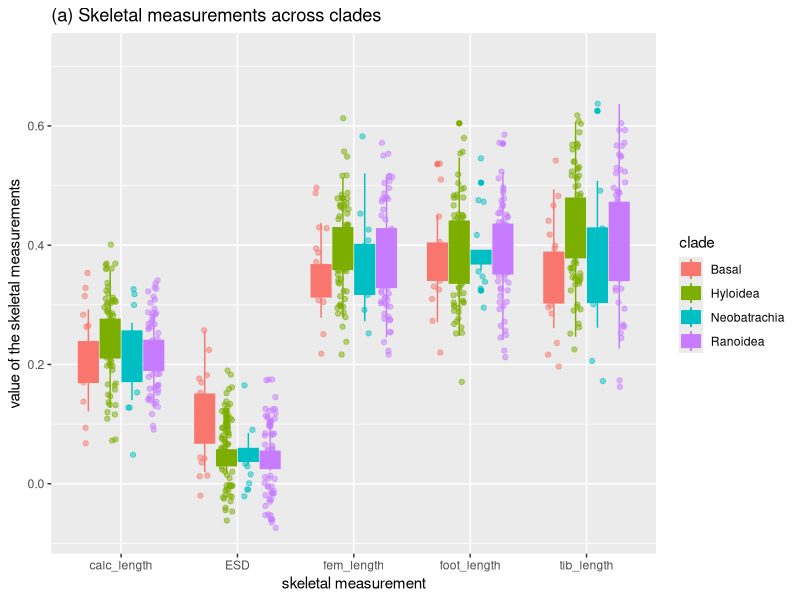
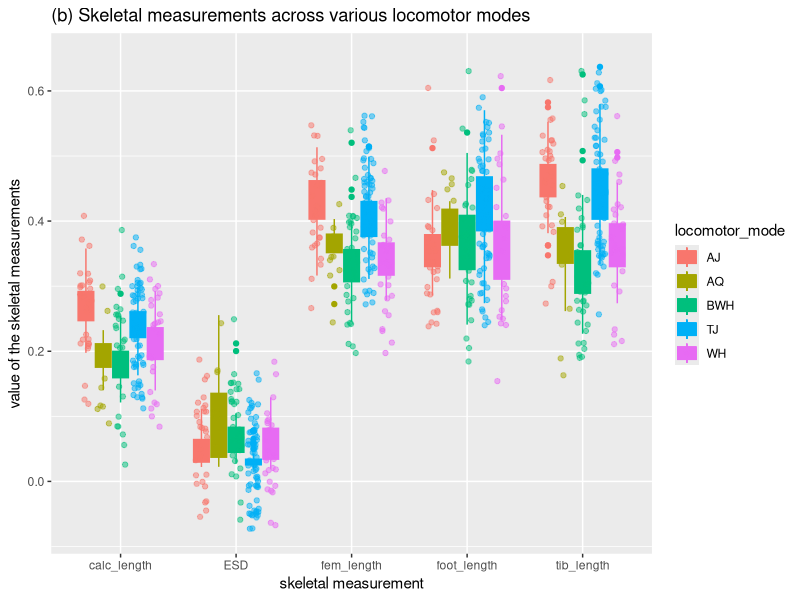
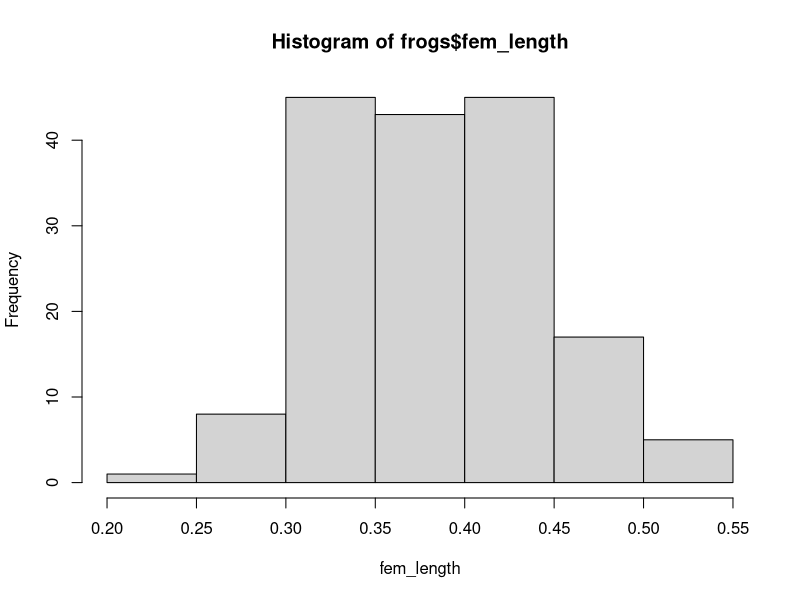
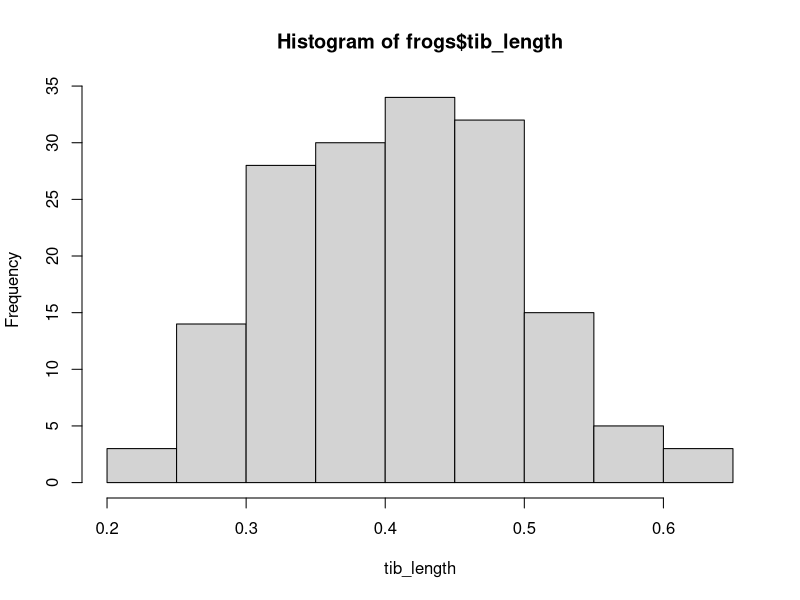
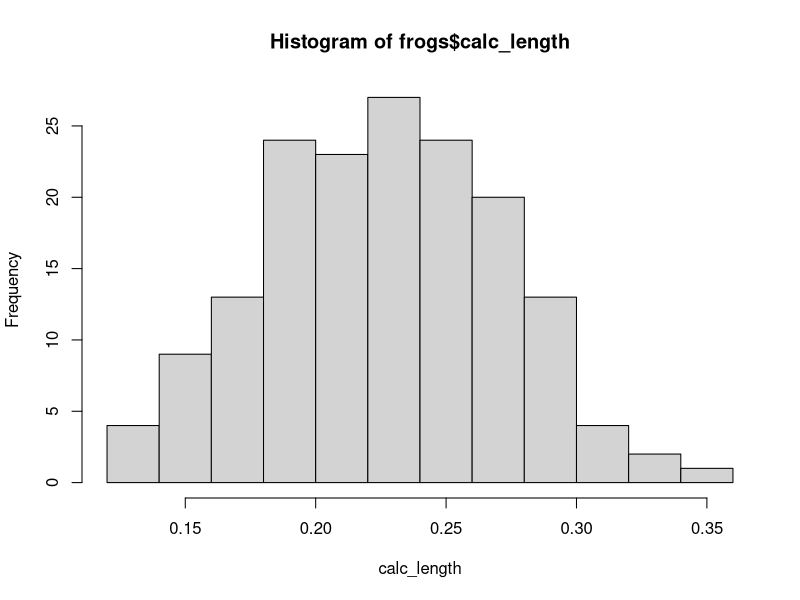
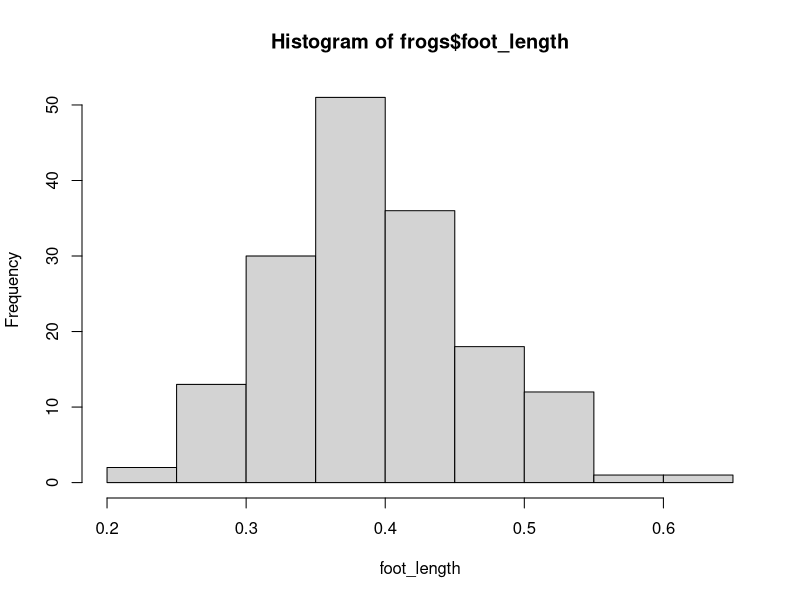
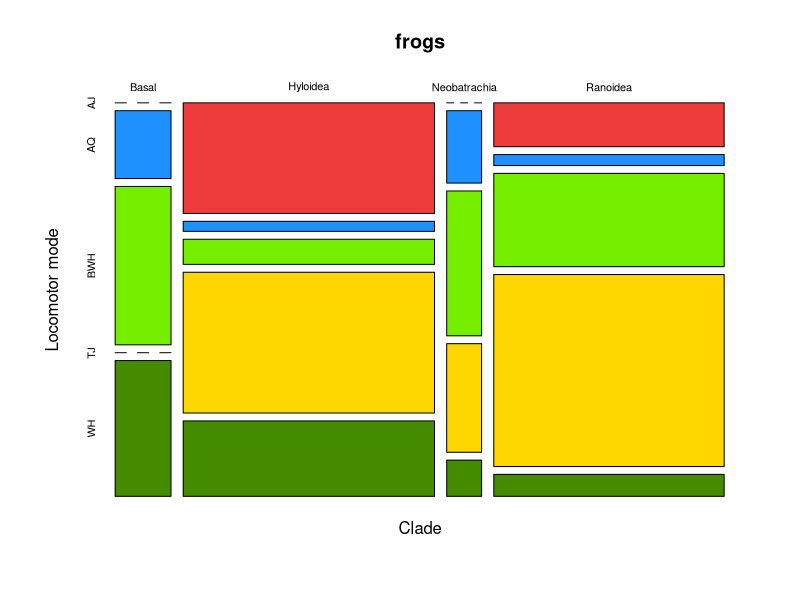
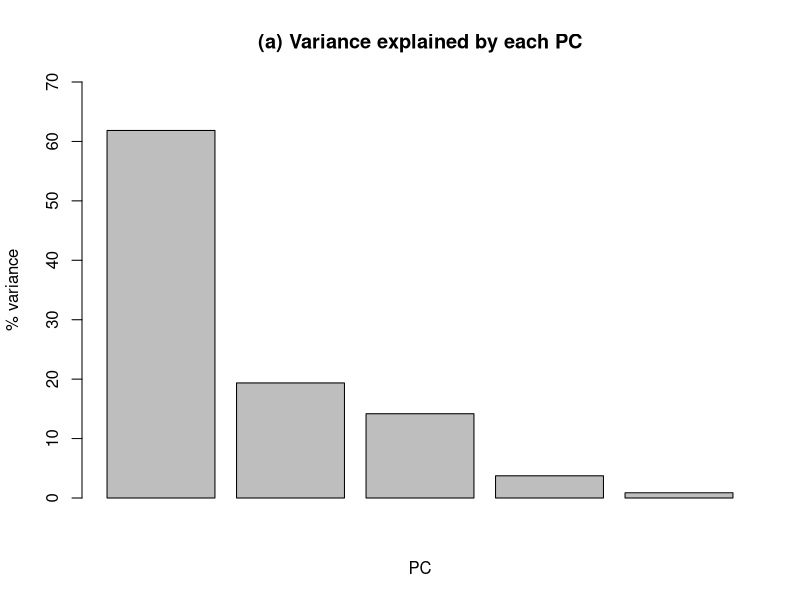

These figures' R source, in order:
## ---- chunk 1
ifanswers <- FALSE
options(tinytex.verbose = TRUE)

## ---- chunk 2
#install.packages("tidyverse")
library(ggplot2)
library(ggfortify) #pca graphs

#install.packages("fields")
library(fields)

#install.packages("kableExtra")
library(kableExtra)
## ---- chunk 3
frogs = read.delim("BIOL0029.HW2.2022.txt")
head(frogs)
## ---- chunk 4
frogs[,5:9] = apply(frogs[,5:9], 2, function(a){return(a/frogs$SVL)})
head(frogs)
## ---- chunk 5

#skeletal measurements across clades
ggplot(data=frogs, aes(fill=clade, color=clade))+
  geom_boxplot(aes(x = "ESD", y = ESD)) +
  geom_point(aes(x = "ESD", y = ESD), alpha = 0.5, position = position_jitterdodge(jitter.width = 0.1, jitter.height = 0.1))+
  geom_boxplot(aes(x="fem_length", y = fem_length))+
  geom_point(aes(x="fem_length", y = fem_length), alpha = 0.5, position = position_jitterdodge(jitter.width = 0.1, jitter.height = 0.1))+
  geom_boxplot(aes(x="tib_length", y = tib_length))+
  geom_point(aes(x="tib_length", y = tib_length), alpha = 0.5, position = position_jitterdodge(jitter.width = 0.1, jitter.height = 0.1))+
  geom_boxplot(aes(x="calc_length", y = calc_length))+
  geom_point(aes(x="calc_length", y = calc_length), alpha = 0.5, position = position_jitterdodge(jitter.width = 0.1, jitter.height = 0.1))+
  geom_boxplot(aes(x="foot_length", y = foot_length))+
  geom_point(aes(x="foot_length", y = foot_length), alpha = 0.5, position = position_jitterdodge(jitter.width = 0.1, jitter.height = 0.1))+
  scale_y_continuous(name= "value of the skeletal measurements")+
  xlab("skeletal measurement")+
  ggtitle("(a) Skeletal measurements across clades")

#skeletal measurements across various locomotor modes
ggplot(data=frogs, aes(fill=locomotor_mode, color=locomotor_mode))+
  geom_boxplot(aes(x = "ESD", y = ESD)) +
  geom_point(aes(x = "ESD", y = ESD), alpha = 0.5, position = position_jitterdodge(jitter.width = 0.1, jitter.height = 0.1))+
  geom_boxplot(aes(x="fem_length", y = fem_length))+
  geom_point(aes(x="fem_length", y = fem_length), alpha = 0.5, position = position_jitterdodge(jitter.width = 0.1, jitter.height = 0.1))+
  geom_boxplot(aes(x="tib_length", y = tib_length))+
  geom_point(aes(x="tib_length", y = tib_length), alpha = 0.5, position = position_jitterdodge(jitter.width = 0.1, jitter.height = 0.1))+
  geom_boxplot(aes(x="calc_length", y = calc_length))+
  geom_point(aes(x="calc_length", y = calc_length), alpha = 0.5, position = position_jitterdodge(jitter.width = 0.1, jitter.height = 0.1))+
  geom_boxplot(aes(x="foot_length", y = foot_length))+
  geom_point(aes(x="foot_length", y = foot_length), alpha = 0.5, position = position_jitterdodge(jitter.width = 0.1, jitter.height = 0.1))+
  scale_y_continuous(name= "value of the skeletal measurements")+
  xlab("skeletal measurement")+
  ggtitle("(b) Skeletal measurements across various locomotor modes")

## ---- chunk 6

shapiro.test(frogs$ESD) #p-value = 5.198e-16 => not normally distributed => better to use glm()
shapiro.test((frogs$ESD[frogs$clade=="Basal"])) #p-value = 0.2924

hist(frogs$fem_length, xlab = "fem_length")
shapiro.test(frogs$fem_length) # p-value = 0.1191

hist(frogs$tib_length, xlab = "tib_length")
shapiro.test(frogs$tib_length) #p-value = 0.4582

hist(frogs$calc_length, xlab = "calc_length") 
shapiro.test(frogs$calc_length) #p-value = 0.9551

hist(frogs$foot_length, xlab = "foot_length") 
shapiro.test(frogs$foot_length) #p-value = 0.2958

## ---- chunk 7
chisq.test(frogs$clade, frogs$locomotor_mode) #1.279e-07
## ---- chunk 8
mosaicplot(clade~locomotor_mode, data=frogs, ylab = "Locomotor mode", xlab="Clade", 
           color=c("brown2", "dodgerblue1", "chartreuse2", "gold", "chartreuse4"))
## ---- chunk 9
ESD_mod1 = lm(ESD~locomotor_mode-1, data = frogs)
ESD_mod2 = lm(ESD~clade-1, data = frogs)
ESD_mod3 = lm(ESD~clade+locomotor_mode-1, data = frogs)
ESD_mod4 = lm(ESD~clade*locomotor_mode-1, data = frogs)
## ---- chunk 10
logLik(ESD_mod1) #330.5833
logLik(ESD_mod2) #342.33
logLik(ESD_mod3) #355.9108
logLik(ESD_mod4) #378.3115 -> greater likelihood => better fit
#deviance
deltaD_ESD = 2*(as.vector(logLik(ESD_mod4))-as.vector(logLik(ESD_mod3)))
pchisq(deltaD_ESD, df=18-9, lower.tail = F) #p=1.00401e-06
## ---- chunk 11
s_ESD = summary(ESD_mod4)
a_ESD = anova(ESD_mod4)
## ---- chunk 12
calc_length_mod1 = lm(calc_length~locomotor_mode-1, data = frogs)
calc_length_mod2 = lm(calc_length~clade-1, data = frogs)
calc_length_mod3 = lm(calc_length~locomotor_mode+clade-1, data = frogs)
calc_length_mod4 = lm(calc_length~clade*locomotor_mode-1, data = frogs)
## ---- chunk 13
logLik(calc_length_mod1) #320.0736 
logLik(calc_length_mod2) #283.713 
logLik(calc_length_mod3) #324.3952 -> difference with mod4 is not significant => simpler model and better fit (insignificant term is excluded)
logLik(calc_length_mod4) #327.5207 

#comparing model 4 and 3
deltaD_calc = 2*(as.vector(logLik(calc_length_mod4))-as.vector(logLik(calc_length_mod3)))
pchisq(deltaD_calc, df=18-9, lower.tail = F) #p=0.7145525

summary(calc_length_mod4)
anova(calc_length_mod4) # interaction term is not significant

#comparing model 3 and model 2
deltaD_calc2 = 2*(as.vector(logLik(calc_length_mod3))-as.vector(logLik(calc_length_mod1)))
pchisq(deltaD_calc2, df=9-6, lower.tail = F) #p=0.03443295
## ---- chunk 14
s_calc = summary(calc_length_mod3)
a_calc = anova(calc_length_mod3) 
## ---- chunk 15
fem_length_mod1 = lm(fem_length~locomotor_mode-1, data = frogs)
fem_length_mod2 = lm(fem_length~clade-1, data = frogs)
fem_length_mod3 = lm(fem_length~clade+locomotor_mode-1, data = frogs)
fem_length_mod4 = lm(fem_length~clade*locomotor_mode-1, data = frogs)
## ---- chunk 16
logLik(fem_length_mod1)  #268.8241 
logLik(fem_length_mod2)  #235.289 
logLik(fem_length_mod3)  #269.113 
logLik(fem_length_mod4)  #278.4956 

deltaD_fem = 2*(as.vector(logLik(fem_length_mod4))-as.vector(logLik(fem_length_mod3)))
pchisq(deltaD_fem, df=18-9, lower.tail = F) #p=0.02726637 => model 4 is a better fit
## ---- chunk 17
s_fem = summary(fem_length_mod4)
a_fem = anova(fem_length_mod4)
## ---- chunk 18
tib_length_mod1 = lm(tib_length~locomotor_mode-1, data = frogs)
tib_length_mod2 = lm(tib_length~clade-1, data = frogs)
tib_length_mod3 = lm(tib_length~clade+locomotor_mode-1, data = frogs)
tib_length_mod4 = lm(tib_length~clade*locomotor_mode-1, data = frogs)
## ---- chunk 19
logLik(tib_length_mod1)  #213.8129  
logLik(tib_length_mod2)  #178.6331  
logLik(tib_length_mod3)  #214.1624  
logLik(tib_length_mod4)  #222.6462  

deltaD_tib = 2*(as.vector(logLik(tib_length_mod4))-as.vector(logLik(tib_length_mod3)))
pchisq(deltaD_tib, df=18-9, lower.tail = F) #p=0.04922716

anova(tib_length_mod4) #interaction term is not significant
anova(tib_length_mod3, tib_length_mod4) #p=0.07653 -> difference between models is not significant
## ---- chunk 20
s_tib = summary(tib_length_mod3)
a_tib = anova(tib_length_mod3)
## ---- chunk 21
foot_length_mod1 = lm(foot_length~locomotor_mode-1, data = frogs)
foot_length_mod2 = lm(foot_length~clade-1, data = frogs)
foot_length_mod3 = lm(foot_length~clade+locomotor_mode-1, data = frogs)
foot_length_mod4 = lm(foot_length~clade*locomotor_mode-1, data = frogs)
## ---- chunk 22
logLik(foot_length_mod1)  #219.3315 
logLik(foot_length_mod2)  #205.9136 
logLik(foot_length_mod3)  #219.3984 
logLik(foot_length_mod4)  #228.9757  
deltaD_foot = 2*(as.vector(logLik(foot_length_mod4))-as.vector(logLik(foot_length_mod3)))
pchisq(deltaD_foot, df=18-9, lower.tail = F) #p=0.0239099
## ---- chunk 23
s_foot = summary(foot_length_mod4)
a_foot = anova(foot_length_mod4)
## ---- chunk 24
coef_estimates = data.frame(ESD = signif(s_ESD$coefficients[,1], 3), 
    calc = c(signif(c(s_calc$coefficients[1,1], s_calc$coefficients[6:8,1], s_calc$coefficients[2:5,1]), 3), rep("-", 9)), 
    fem = signif(s_fem$coefficients[,1], 3), 
    tib = c(signif(c(s_tib$coefficients[1,1], s_tib$coefficients[6:8,1], s_tib$coefficients[2:5,1]), 3),  rep("-", 9)), 
    foot = signif(s_foot$coefficients[,1], 3))

#creating a dataframe with p-values for estimates of each model (to be used in table color-code)
p_summary = data.frame(ESD = s_ESD$coefficients[,4], 
                       calc = c(s_calc$coefficients[1,4], s_calc$coefficients[6:8,4], s_calc$coefficients[2:5,4], rep(1, 9)), 
                       fem = s_fem$coefficients[,4], 
                       tib = c(s_tib$coefficients[1,4], s_tib$coefficients[6:8,4], s_tib$coefficients[2:5,4],  rep(1, 9)), 
                       foot = s_foot$coefficients[,4])
## ---- chunk 25
kbl(coef_estimates, caption = "Summary of lm estimates for each skeletal measurement (3s.f.) (red: Pr(>|t|)<0.05, blue: Pr(>|t|)>0.05)", booktabs = T)%>%
  kable_styling(latex_options = "striped")%>%
  kable_styling(latex_options = "HOLD_position")%>%
  column_spec(column = 2, color = ifelse(p_summary$ESD < 0.05, "red", "blue"))%>%
  column_spec(column = 3, color = ifelse(p_summary$calc < 0.05, "red", "blue"))%>%
  column_spec(column = 4, color = ifelse(p_summary$fem < 0.05, "red", "blue"))%>%
  column_spec(column = 5, color = ifelse(p_summary$tib < 0.05, "red", "blue"))%>%
  column_spec(column = 6, color = ifelse(p_summary$foot < 0.05, "red", "blue"))
## ---- chunk 26
 frogs_pc = scale(frogs[,5:9])
 p = prcomp(frogs_pc, retx=TRUE)
 
 #calculating variance explained by each PC
v = p$sdev^2
pv = 100*v/sum(v)

 #creating vector with loadings for each PC
k=p$rotation
## ---- chunk 27

#variation explained by each principle component 
  barplot(pv,xlab="PC",
          ylab="% variance", ylim=c(0,70), main="(a) Variance explained by each PC")

#loadings for each PC
pvs = sprintf("%s %.0f %s",colnames(k),pv,"%")
  image.plot(t(k),xaxt="n", yaxt="n")
  axis(1,at=seq(0,1,length.out=ncol(k)),labels=pvs, las= 2,cex.axis=0.5)
  axis(2,at=seq(0,1,length.out=nrow(k)),labels= rownames(k),
       las= 2,cex.axis=0.5)
  title(main="(b) Loadings for each PC", ylab="Skeletal measurement", xlab = "Principle Components (% of variation explained)", )
## ---- chunk 28
#color-coded by locomotor mode
autoplot(p, data = frogs, colour = 'locomotor_mode', loadings=TRUE, loadings.label=TRUE, frame = TRUE)+
  ggtitle("(a) PCA colour-coded by locomotor mode")

#color-coded by clade
autoplot(p, data = frogs, colour = 'clade', loadings=TRUE, loadings.label=TRUE, frame = TRUE)+
  ggtitle("(b) PCA colour-coded by clade")
## ---- chunk 29
pc1_lm = lm(p$x[,1]~frogs$clade*frogs$locomotor_mode-1)
s_pc1 = summary(pc1_lm)
anova(pc1_lm)

pc2_lm = lm(p$x[,2]~frogs$clade*frogs$locomotor_mode-1)
s_pc2 = summary(pc2_lm)
anova(pc2_lm)

pc3_lm = lm(p$x[,3]~frogs$clade*frogs$locomotor_mode-1)
s_pc3 = summary(pc3_lm)
anova(pc3_lm)

pc4_lm = lm(p$x[,4]~frogs$clade*frogs$locomotor_mode-1)
s_pc4 = summary(pc4_lm)
anova(pc4_lm)

pc5_lm = lm(p$x[,5]~frogs$clade*frogs$locomotor_mode-1)
s_pc5 = summary(pc5_lm)
anova(pc5_lm)
## ---- chunk 30
pc_coef_estimates = data.frame(pc1 = signif(s_pc1$coefficients[,1], 3), 
                            pc2 = signif(s_pc2$coefficients[,1], 3), 
                            pc3 = signif(s_pc3$coefficients[,1], 3), 
                            pc4 = signif(s_pc4$coefficients[,1], 3),
                            pc5 = signif(s_pc5$coefficients[,1], 3))

#creating a dataframe with p-values for estimates of each model (to be used in table color-code)
pc_p_summary = data.frame(p_pc1 = s_pc1$coefficients[,4], 
                       p_pc2 = s_pc2$coefficients[,4],
                       p_pc3 = s_pc3$coefficients[,4], 
                       p_pc4 = s_pc4$coefficients[,4],
                       p_pc5 = s_pc5$coefficients[,4])
## ---- chunk 31
kbl(pc_coef_estimates, caption = "Summary of lm for PCs (3s.f.) (red: Pr(>|t|)<0.05, blue: Pr(>|t|)>0.05)", booktabs = T)%>%
  kable_styling(latex_options = "striped")%>%
  kable_styling(latex_options = "HOLD_position")%>%
  column_spec(column = 2, color = ifelse(pc_p_summary$p_pc1 < 0.05, "red", "blue"))%>%
  column_spec(column = 3, color = ifelse(pc_p_summary$p_pc2 < 0.05, "red", "blue"))%>%
  column_spec(column = 4, color = ifelse(pc_p_summary$p_pc3 < 0.05, "red", "blue"))%>%
  column_spec(column = 5, color = ifelse(pc_p_summary$p_pc4 < 0.05, "red", "blue"))%>%
  column_spec(column = 6, color = ifelse(pc_p_summary$p_pc5 < 0.05, "red", "blue"))
